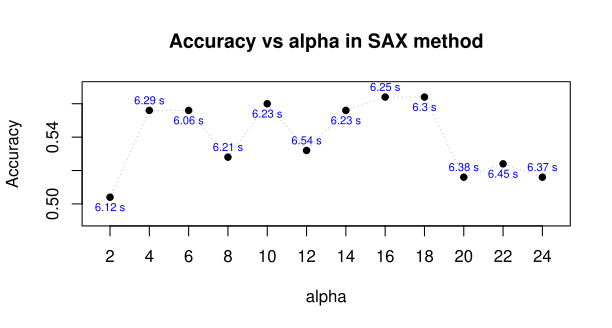

Reproduce this figure in R.
load('/Volumes/NO NAME/Magisterka/wd/1NN.RData')

alpha.vec = seq(2, 24, by = 2)
time.vec = NULL
acc.vec = NULL

for (alpha in alpha.vec) {
  print(alpha)
  set.seed(123)
  a = My.oneNN(data.train[, -1], data.train[, 1], data.test[, -1], data.test[, 1], 
               distance = "mindist.sax", alpha = alpha, w = 9) # najlepsze w
  time.vec = append(time.vec, a$time)
  acc.vec = append(acc.vec, a$accuracy)
}

plot(alpha.vec, acc.vec, type = "l", main = "Accuracy vs alpha in SAX method", 
     xlab = "alpha", ylab = "Accuracy", lty = "dotted", col = "darkgrey",
     ylim = c(0.49, 0.57), xlim = c(1.5, 24.5), xaxt = "n")
axis(1, at = alpha.vec)
points(alpha.vec, acc.vec, pch = 16, col = "black")
text(alpha.vec, acc.vec + rep(c(-0.006, 0.006), 6), 
     labels = paste0(round(time.vec, 2), " s"), 
     cex = 0.65, col = "blue")
